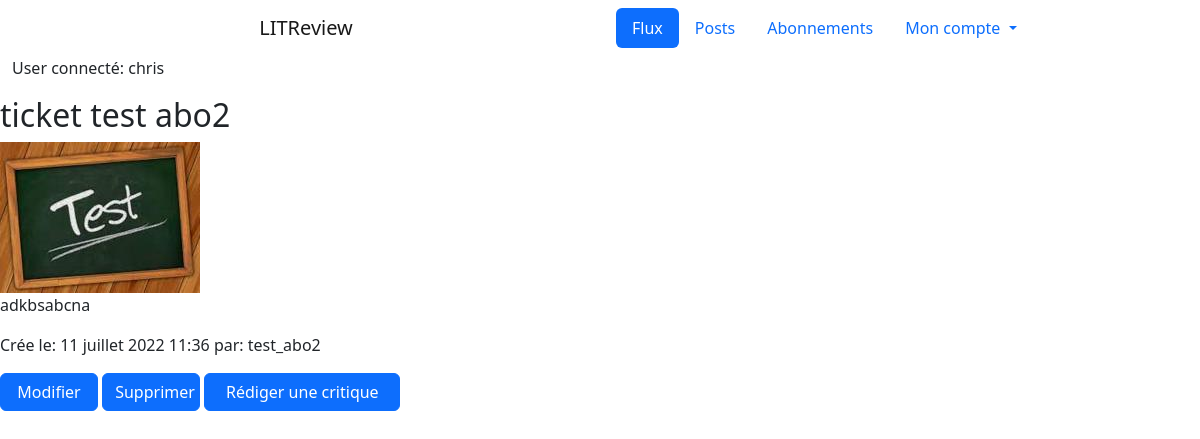
Before: /ticket/5 (signed in) with the older database file.
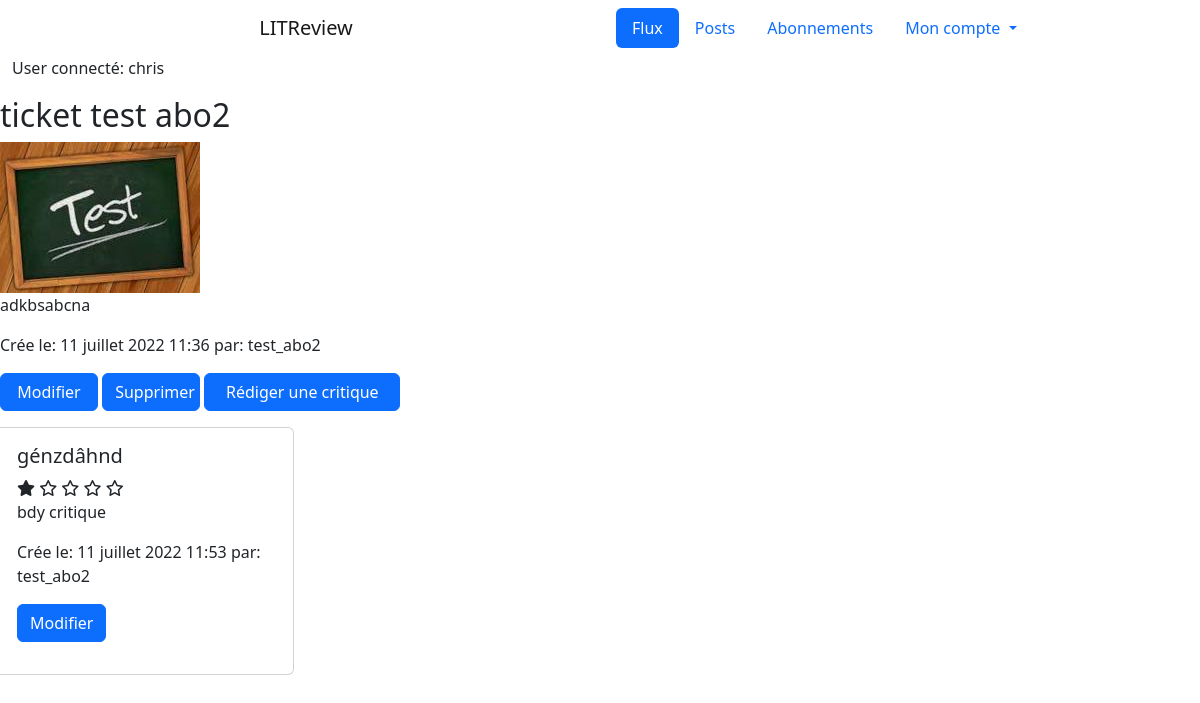
After: the same page with the newer database file.
### reviews/models.py (models this page shows)
class Review(models.Model):
    class Rating(models.IntegerChoices):
        ZERO = 0
        ONE = 1
        TWO = 2
        THREE = 3
        FOUR = 4
        FIVE = 5
    ticket = models.ForeignKey(Ticket, on_delete=models.CASCADE)
    headline = models.fields.CharField(max_length=128)
    body = models.fields.TextField(max_length=8192, blank=True)
    rating = models.fields.IntegerField(choices=Rating.choices, default=0)
    time_created = models.DateTimeField(auto_now_add=True)
    last_edited = models.DateTimeField(auto_now_add=True, null=True)
    user = models.ForeignKey(settings.AUTH_USER_MODEL, on_delete=models.CASCADE)

### authentication/models.py (models this page shows)
class User(AbstractUser):
    follows = models.ManyToManyField(
        'self',
        symmetrical=False,
        verbose_name='abonnement',
        through='UserFollows',
        related_name='followed_users'
    )

### reviews/views.py (the view)
# urls.py: path('ticket/<int:ticket_id>', reviews.views.view_ticket, name='view_ticket'),
@login_required
def view_ticket(request, ticket_id):
    ticket = get_object_or_404(models.Ticket, id=ticket_id)
    reviews = models.Review.objects.filter(Q(ticket=ticket))
    return render(request, 'reviews/view_ticket.html', {'ticket': ticket, 'reviews': reviews})

### reviews/templates/reviews/view_ticket.html
{% extends 'base.html' %}
{% block content %}
<div class="row">
    <h2>{{ ticket.title }}</h2>
    {% if ticket.image %}
    <div class="col">
        <img src="{{ ticket.image.url }}">
    </div>
    {% endif %}
    <p>{{ ticket.description }}</p>
    <p>Crée le: {{ ticket.time_created }} par: {{ ticket.user }}</p>
    <div class="row">
        <p><a class="btn btn-primary col-1" href="{% url 'edit_ticket' ticket.id %}">Modifier</a>
        <a class="btn btn-primary col-1" href="{% url 'delete_ticket' ticket.id %}">Supprimer</a>
        <a class="btn btn-primary col-2" href="{% url 'review' ticket.id %}">Rédiger une critique</a></p>
    </div>
</div>
<div class="row">
    {% for review in reviews %}
    <div class="card col-sm-3">
        <div class="card-body">
            <h5 class="card-title">{{ review.headline }}</h5>
                    {% if review.rating == 0 %}
            <i class="fa-regular fa-star"></i>
            <i class="fa-regular fa-star"></i>
            <i class="fa-regular fa-star"></i>
            <i class="fa-regular fa-star"></i>
            <i class="fa-regular fa-star"></i>
        {% elif review.rating == 1 %}
            <i class="fa-solid fa-star"></i>
            <i class="fa-regular fa-star"></i>
            <i class="fa-regular fa-star"></i>
            <i class="fa-regular fa-star"></i>
            <i class="fa-regular fa-star"></i>
        {% elif review.rating == 2 %}
            <i class="fa-solid fa-star"></i>
            <i class="fa-solid fa-star"></i>
            <i class="fa-regular fa-star"></i>
            <i class="fa-regular fa-star"></i>
            <i class="fa-regular fa-star"></i>
        {% elif review.rating == 3 %}
            <i class="fa-solid fa-star"></i>
            <i class="fa-solid fa-star"></i>
            <i class="fa-solid fa-star"></i>
            <i class="fa-regular fa-star"></i>
            <i class="fa-regular fa-star"></i>
        {% elif review.rating == 4 %}
            <i class="fa-solid fa-star"></i>
            <i class="fa-solid fa-star"></i>
            <i class="fa-solid fa-star"></i>
            <i class="fa-solid fa-star"></i>
            <i class="fa-regular fa-star"></i>
        {% elif review.rating == 5 %}
            <i class="fa-solid fa-star"></i>
            <i class="fa-solid fa-star"></i>
            <i class="fa-solid fa-star"></i>
            <i class="fa-solid fa-star"></i>
            <i class="fa-solid fa-star"></i>
        {% endif %}
            <p class="card-text">{{ review.body}}</p>
            <p class="card-text">Crée le: {{ review.time_created }} par: {{ review.user }}</p>
            <p><a class="btn btn-primary" href="{% url 'edit_review' review.id %}">Modifier</a></p>
        </div>
    </div>
    {% endfor %}
</div>
{% endblock content %}

Changed rows visible on the page:
added Review: headline "génzdâhnd", rating 1 (drawn), body "bdy critique", time_created "11 juillet 2022 11:53", user "test_abo2"
